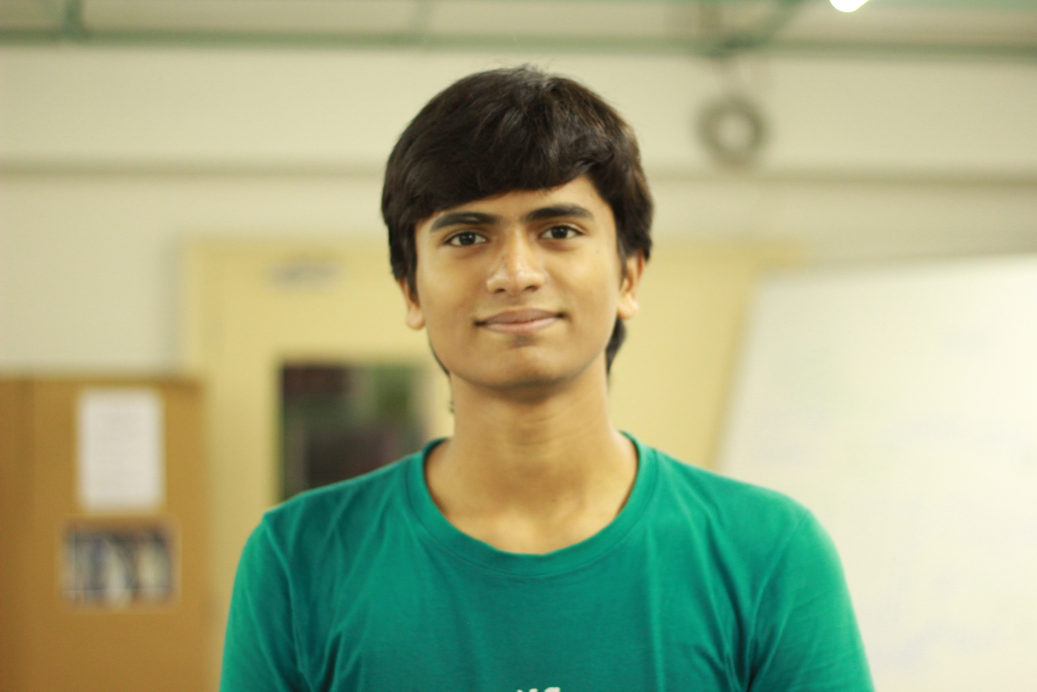
#> input picture sampleFaceImage3.JPG, 5184 x 3456 px (shown at 1/5 size)
$ python -i canny.py   (imports and definitions only)   (older library calls are emulated)
#> lines starting #> are read from the running program, lines starting #| are printed output that depends on the picture; after the words box and inside, x2 and y2 are one past the last pixel; in counts of white or black regions, pixels touching at a corner belong together
#> further down, picture is the input picture: shape (3456, 5184, 3); mean B, G, R 131.7, 170.3, 161.4
import numpy as np
import cv2
from findBoundary import findBoundary
# from findBoundary import findBoundaryWithinBox
import pdb

# Finds the edge boundary points and returns the outer boundary as a series of points

# $$$ This is the original one!
def FindEdgeImage(img):
    img = cv2.GaussianBlur(img,(5,5),10)
    canny_edge = cv2.Canny(img,50,100)
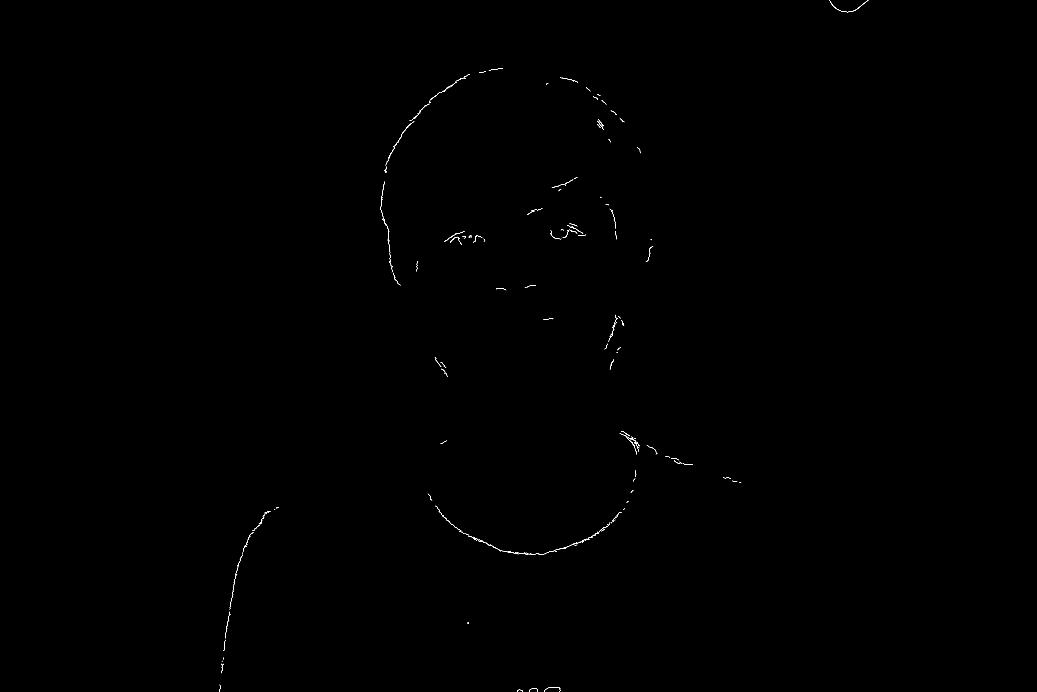
#> canny_edge: shape (3456, 5184) (shown at 1/5 size); 0.05% white in thin lines or dots, all inside (x1, y1, x2, y2) = (1098, 0, 4341, 3456)
    dilation_kernel = np.ones((11, 11), np.uint8)
    closed_canny = cv2.morphologyEx(canny_edge, cv2.MORPH_CLOSE, dilation_kernel)
#> closed_canny: shape (3456, 5184); 0.11% white; 89 white regions (6 under 20 px), largest, box (x1, y1, x2, y2) and area: (3113, 2165, 3200, 2273) 2119, (2679, 2560, 3108, 2773) 2054, (2177, 2529, 2679, 2775) 1824
    closed_canny = cv2.morphologyEx(closed_canny, cv2.MORPH_CLOSE, dilation_kernel)
    margin_size = 5
    height, width  = closed_canny.shape
#> height = 3456; width = 5184
    closed_canny_modified = closed_canny[margin_size:(height-margin_size), margin_size:(width-margin_size)]
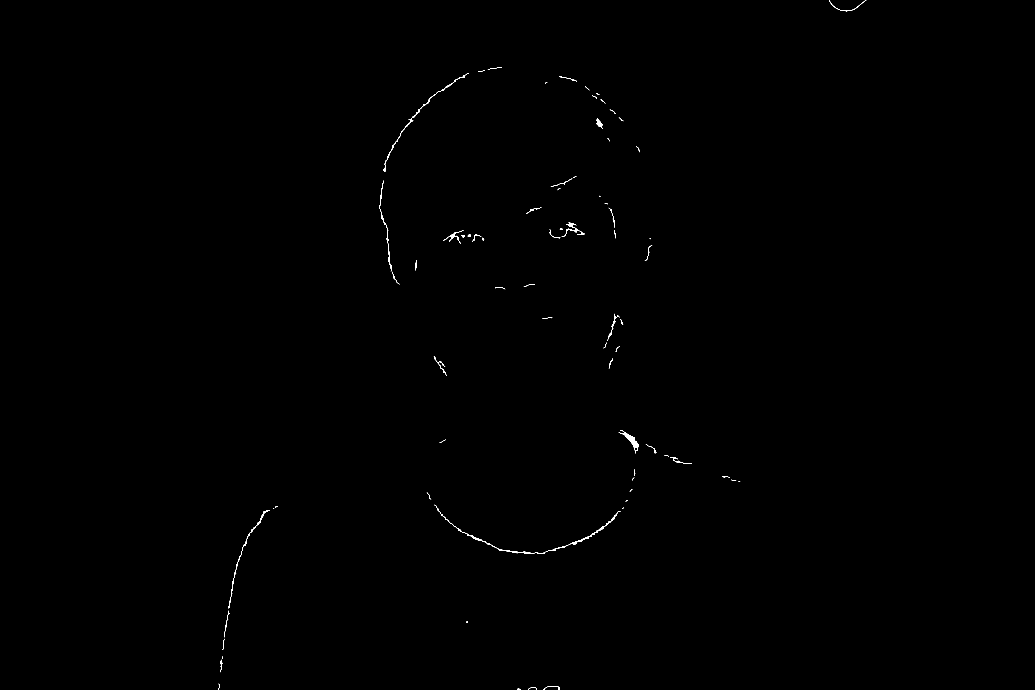
#> closed_canny_modified: shape (3446, 5174) (shown at 1/5 size); 0.11% white; 89 white regions (6 under 20 px), largest, box (x1, y1, x2, y2) and area: (3108, 2160, 3195, 2268) 2119, (2674, 2555, 3103, 2768) 2054, (2172, 2524, 2674, 2770) 1824
    # pdb.set_trace()
#> (the run stopped early here; a loop or call above may not have finished)
